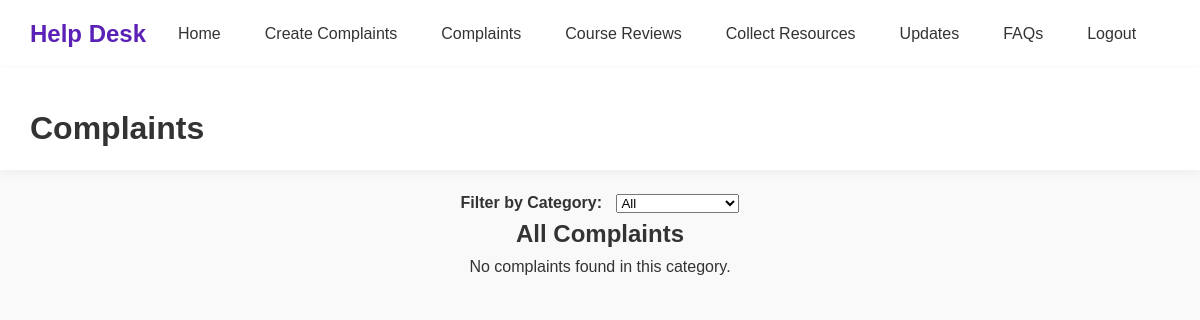
Before: /complaints.php (signed in) with the older database file.
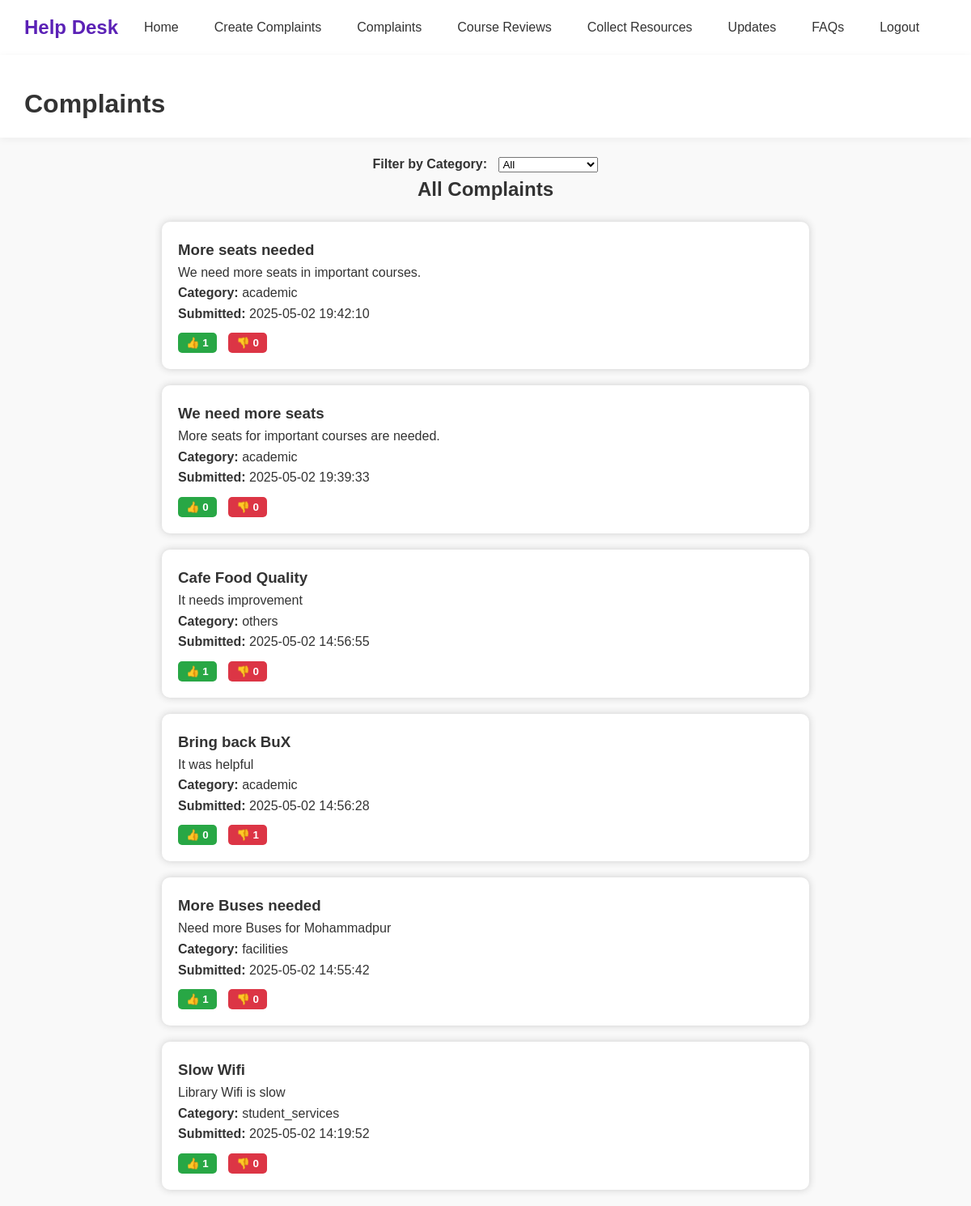
After: the same page with the newer database file.
### tables this page shows
CREATE TABLE `complaints` (
  `id` int(11) NOT NULL,
  `title` varchar(255) NOT NULL,
  `description` text NOT NULL,
  `category` varchar(100) NOT NULL,
  `status` enum('Pending','Resolved','Rejected') DEFAULT 'Pending',
  `created_at` timestamp NOT NULL DEFAULT current_timestamp(),
  `user_id` int(11) DEFAULT NULL
);

### complaints.php (the view, shortened to what this page needs)
<?php
include 'database.php';
$category_filter = "";
$sql = "
    SELECT c.id, c.title, c.description, c.category, c.created_at,
        SUM(CASE WHEN v.vote_type = 'upvote' THEN 1 ELSE 0 END) AS upvotes,
        SUM(CASE WHEN v.vote_type = 'downvote' THEN 1 ELSE 0 END) AS downvotes,
        c.user_id
    FROM complaints c
    LEFT JOIN votes v ON c.id = v.complaint_id
";
$sql .= " GROUP BY c.id ORDER BY c.created_at DESC";
$stmt = $conn->prepare($sql);
$stmt->execute();
$result = $stmt->get_result();
?>
<header class="page-header">
    <div class="header-title">Complaints</div>
</header>
<div style="text-align:center; margin-top: 20px;">
    <strong>Filter by Category:</strong>
    <form method="GET" action="complaints.php" style="display: inline-block; margin-left: 10px;">
        <select name="category" onchange="this.form.submit()">
            <?php
                echo "<option value='all'" . ($category_filter === "" ? " selected" : "") . ">All</option>";
            ?>
        </select>
    </form>
</div>
<div class="content">
    <h2 style="text-align:center;">
        <?php echo $category_filter && $category_filter !== 'all' ? ucfirst($category_filter) . " Complaints" : "All Complaints"; ?>
    </h2>
    <?php if ($result->num_rows === 0): ?>
        <p style="text-align:center;">No complaints found in this category.</p>
    <?php endif; ?>
    <?php while ($row = $result->fetch_assoc()) : ?>
        <div class="complaint-card">
            <h3><?php echo htmlspecialchars($row['title']); ?></h3>
            <p><?php echo nl2br(htmlspecialchars($row['description'])); ?></p>
            <p><strong>Category:</strong> <?php echo htmlspecialchars($row['category']); ?></p>
            <p><strong>Submitted:</strong> <?php echo $row['created_at']; ?></p>
            <form method="POST" class="vote-form">
                <button type="submit" name="vote_type" value="upvote" class="upvote">👍 <?php echo $row['upvotes']; ?></button>
                <button type="submit" name="vote_type" value="downvote" class="downvote">👎 <?php echo $row['downvotes']; ?></button>
            </form>
        </div>
    <?php endwhile; ?>
</div>

### css/headerStyles.css (style rules this page uses)
* { margin: 0; padding: 0; box-sizing: border-box; }
header { background-color: #ffffff; padding: 15px 30px; box-shadow: 0 2px 10px rgba(0, 0, 0, 0.05); display: flex; justify-content: space-between; align-items: center; position: relative; z-index: 10; }
header h1 { color: #5b21b6; font-weight: 600; font-size: 1.5rem; margin-right: 20px; }
header h1 a { color: #5b21b6; text-decoration: none; transition: color 0.3s ease; }
header nav { flex-grow: 1; }
header nav ul { display: flex; list-style: none; gap: 20px; flex-wrap: wrap; }
header nav ul li a { color: #333; text-decoration: none; font-weight: 500; padding: 8px 12px; border-radius: 8px; transition: all 0.3s ease; }

### complaints.php (style rules this page uses)
.complaint-card { background: #fff; padding: 20px; margin: 20px auto; max-width: 800px; border-radius: 10px; box-shadow: 0 0 10px #ccc; }
.vote-form { margin-top: 10px; }
.vote-form button { padding: 5px 10px; margin-right: 10px; border: none; border-radius: 5px; cursor: pointer; font-weight: bold; }
.upvote { background-color: #28a745; color: white; }
.downvote { background-color: #dc3545; color: white; }
.header-title { text-align: center; font-size: 2rem; margin-top: 20px; font-weight: bold; }

Changed rows visible on the page:
added complaints: title "More seats needed", description "We need more seats in important courses.", category "academic", created_at "2025-05-02 19:42:10", upvotes "1", downvotes "0"
added complaints: title "We need more seats", description "More seats for important courses are needed.", category "academic", created_at "2025-05-02 19:39:33", upvotes "0", downvotes "0"
added complaints: title "Cafe Food Quality", description "It needs improvement", category "others", created_at "2025-05-02 14:56:55", upvotes "1", downvotes "0"
added complaints: title "Bring back BuX", description "It was helpful", category "academic", created_at "2025-05-02 14:56:28", upvotes "0", downvotes "1"
added complaints: title "More Buses needed", description "Need more Buses for Mohammadpur", category "facilities", created_at "2025-05-02 14:55:42", upvotes "1", downvotes "0"
added complaints: title "Slow Wifi", description "Library Wifi is slow", category "student_services", created_at "2025-05-02 14:19:52", upvotes "1", downvotes "0"
Other visible differences:
text no longer shown: "No complaints found in this category."
